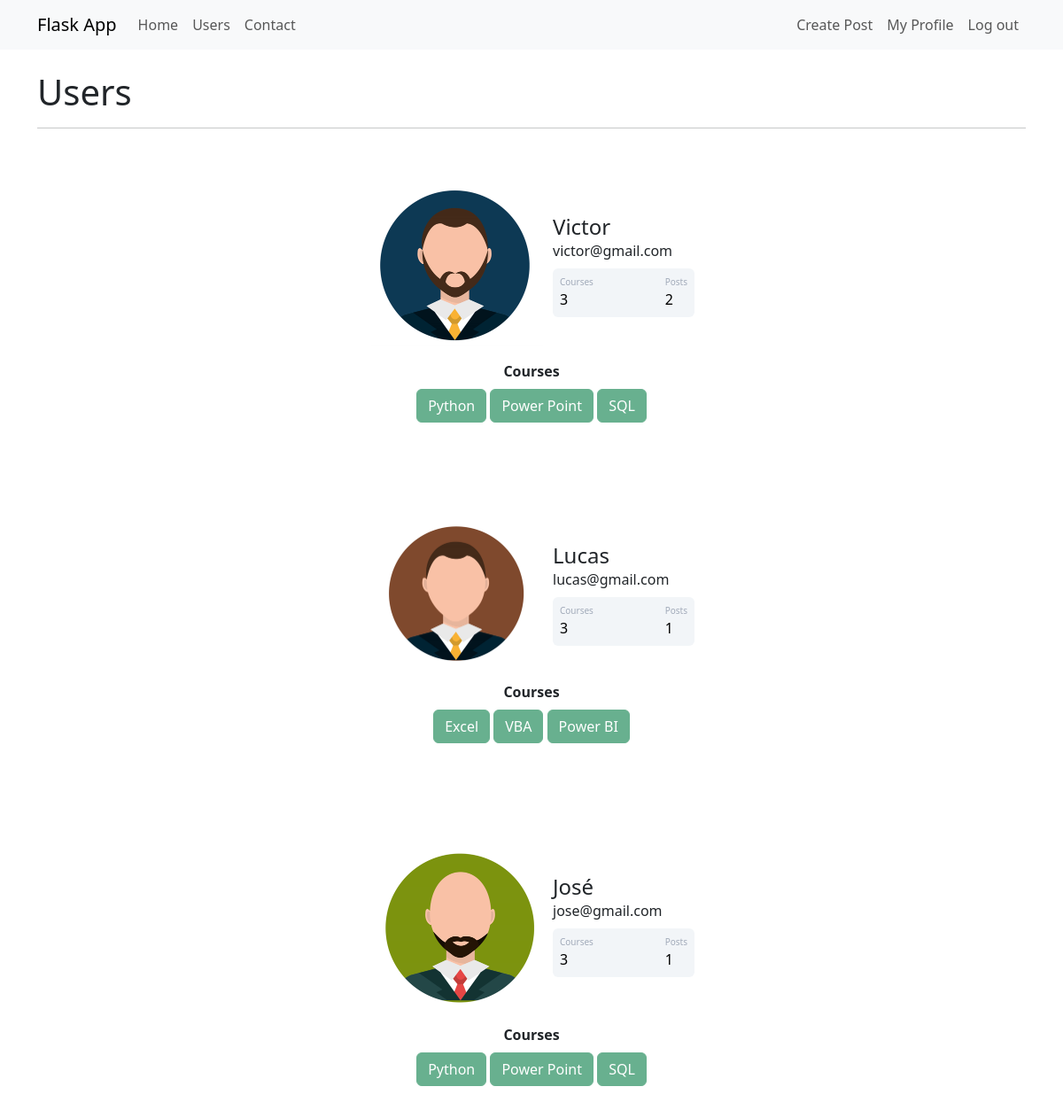
The app's page /usuarios (signed in) with its own data.
### myproject/models/class_usuario.py (models this page shows)
class Usuario(db.Model, UserMixin):
    id = db.Column(db.Integer, primary_key=True)
    username = db.Column(db.String, nullable=False)
    email = db.Column(db.String, nullable=False, unique=True)
    senha = db.Column(db.String, nullable=False)
    cursos = db.Column(db.String, nullable=False, default='Não informado')
    foto_perfil = db.Column(db.String, nullable=False, default='default.jpg')  # string because is a path to the photo
    posts = db.relationship('Post', backref='autor', lazy=True)
    def contar_posts(self):
        return len(self.posts)  # returns user's post quantity

### myproject/users/users.py (the view)
@users_bp.route('/usuarios')
@login_required
def usuarios():
    lista_usuarios = Usuario.query.all()
    return render_template('usuarios.html', lista_usuarios=lista_usuarios)

### myproject/models/class_post.py (called while the page is built)
@lm.user_loader  # informs login manager that the function below returns user id
def load_usuario(id_usuario):
    return Usuario.query.get(int(id_usuario))  # validates user during login

### myproject/users/templates/usuarios.html (shortened to what this page needs)
{% extends 'base.html' %}
{% block body %}
<div class="container">
    <br><h1>Users</h1>
    <hr>
    {% for usuario in lista_usuarios: %}
        <div class="container mt-5 d-flex justify-content-center">
            <div class="card p-3">
                <div class="d-flex align-items-center">
                    <div class="image pe-2">
                        <img src="{{ url_for('static', filename='profile_pictures/{}'.format(usuario.foto_perfil)) }}" class="rounded" width="200" >
                    </div>
                    <div class="ml-3 w-100">
                        <h4 class="mb-0 mt-0">{{ usuario.username }}</h4>
                        <span>{{ usuario.email }}</span>
                        <div class="p-2 mt-2 bg-primary d-flex justify-content-between rounded text-white stats">
                            <div class="d-flex flex-column">
                                <span class="articles">Courses</span>
                                <span class="number1">
                                    {% if 'Não informado' in usuario.cursos: %}
                                        {{ 0 }}
                                    {% else: %}
                                        {{ usuario.cursos.count(';') + 1 }}
                                    {% endif %}
                                </span>
                            </div>
                            <div class="d-flex flex-column">
                                <span class="rating">Posts</span>
                                <span class="number3"> {{ usuario.contar_posts() }}</span>
                            </div>
                        </div>
                    </div>
                </div>
            </div>
        </div>
        <div class="row justify-content-center">
            <div class="col col-4" style="text-align: center">
                <strong>Courses</strong><br>
                {% for curso in usuario.cursos.split(';') %}
                    <button type="button" class="btn btn-success mt-2" disabled>{{ curso }}</button>
                {% endfor %}
                </div>
        </div>
    {% endfor %}
</div>
{% endblock %}

### myproject/public_pages/templates/base.html (shortened to what this page needs)
<!DOCTYPE html>
<html lang="pt-br">
<head>
    <link href="https://cdn.jsdelivr.net/npm/bootstrap@5.3.0-alpha1/dist/css/bootstrap.min.css" rel="stylesheet">
    <link rel="stylesheet" type="text/css" href="{{ url_for('static', filename='main.css')}}">
</head>
<body>
    {% include 'navbar.html' %}
    {% block body %}
    {% endblock %}
</body>
</html>

### myproject/public_pages/templates/navbar.html (shortened to what this page needs)
<nav class="navbar navbar-expand-lg navbar-light bg-light">
  <div class="container-fluid container">
    <a class="navbar-brand" href="{{ url_for('public_pages_bp.home') }}">Flask App</a>
    <div class="collapse navbar-collapse" id="navbarSupportedContent">
      <ul class="navbar-nav me-auto mb-2 mb-lg-0">
        <li class="nav-item">
          <a class="nav-link" aria-current="page" href="{{ url_for('public_pages_bp.home') }}">Home</a>
        </li>
        <li class="nav-item">
          <a class="nav-link" href="{{ url_for('users_bp.usuarios') }}">Users</a>
        </li>
        <li class="nav-item">
          <a class="nav-link" href="{{ url_for('public_pages_bp.contato') }}">Contact</a>
        </li>
      </ul>
      <ul class="d-flex navbar-nav">
        {% if current_user.is_authenticated %}
          <li class="nav-item">
            <a class="nav-link" href="{{ url_for('posts_bp.criar_post') }}">Create Post</a>
          </li>
          <li class="nav-item">
            <a class="nav-link" href="{{ url_for('profiles_bp.perfil') }}">My Profile</a>
          </li>
          <li class="nav-item">
            <a class="nav-link" href="{{ url_for('users_bp.sair') }}">Log out</a>
          </li>
        {% endif %}
      </ul>
    </div>
  </div>
</nav>

### myproject/static/main.css (style rules this page uses)
body { color: dark-gray; }
.card { width: 400px; border: none; border-radius: 10px; background-color: #fff; }
.stats { background: #f2f5f8 !important; color: #000 !important; }
.articles { font-size:10px; color: #a1aab9; }
.number1 { font-weight:500; }
.rating { font-size:10px; color: #a1aab9; }
.number3 { font-weight:500; }

### records on screen
Usuario: foto_perfil (picture), username "Victor", email "victor@gmail.com", cursos "3", contar_posts "2", curso "Python" "Power Point" "SQL"
Usuario: foto_perfil (picture), username "Lucas", email "lucas@gmail.com", cursos "3", contar_posts "1", curso "Excel" "VBA" "Power BI"
Usuario: foto_perfil (picture), username "José", email "jose@gmail.com", cursos "3", contar_posts "1", curso "Python" "Power Point" "SQL"
